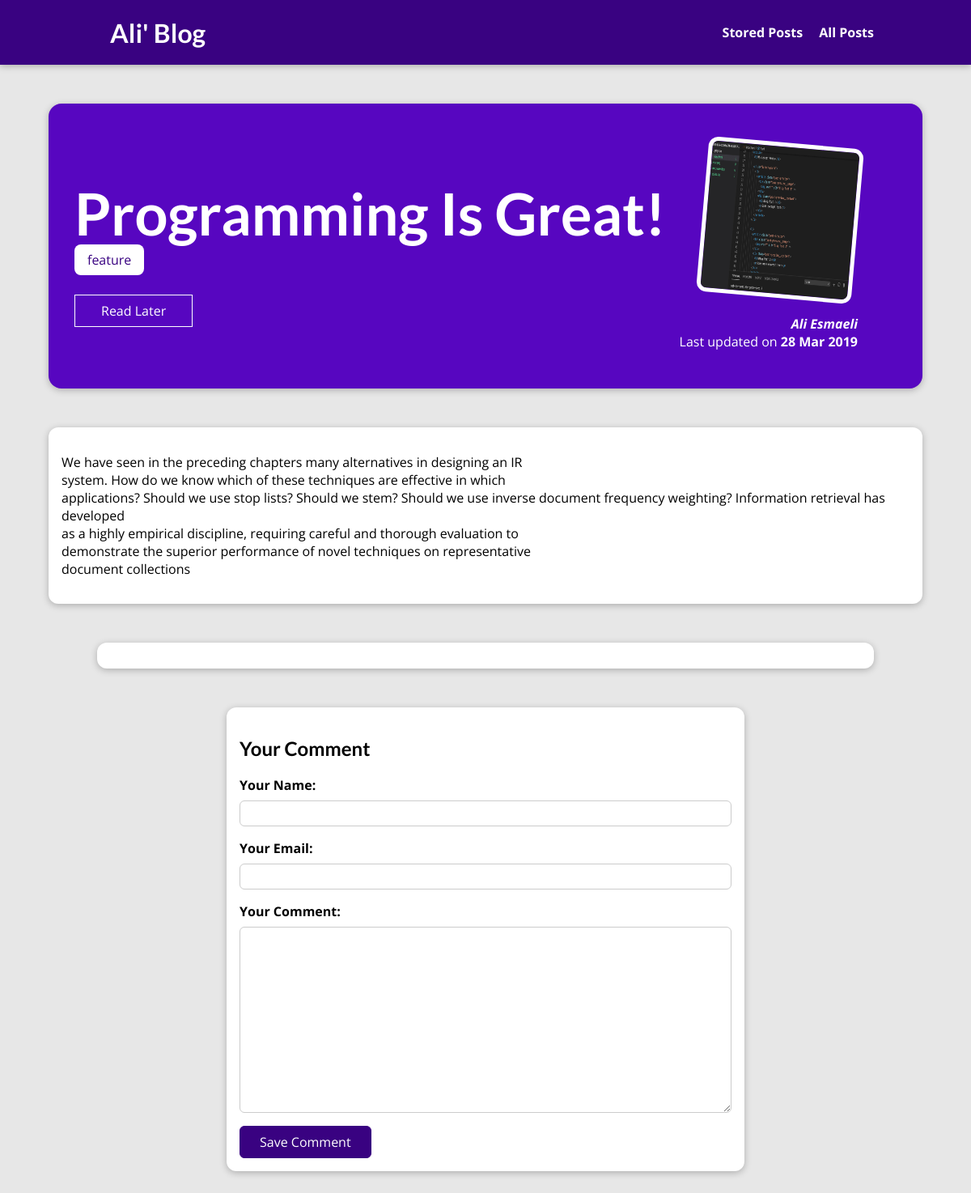
The page /posts/programming-is-great on the database its author committed.
### blog/models.py (models this page shows, shortened)
class Post(models.Model):
    title = models.CharField(max_length=100)
    slug = models.SlugField(unique=True,db_index=True)
    content = models.TextField(validators=[MinLengthValidator(10)])
    image = models.ImageField(upload_to="image", null=True)
    date = models.DateField()
    excerpt = models.CharField(max_length=200)
    author = models.ForeignKey(Author, on_delete=models.SET_NULL, null=True,related_name="posts")
    tag = models.ManyToManyField(Tag, related_name="posts")

class Tag(models.Model):
    caption = models.CharField(max_length=20)

class Author(models.Model):
    first_name = models.CharField(max_length=100)
    last_name = models.CharField(max_length=100)
    email = models.EmailField(max_length=254)
    def __str__(self):
        return f"{self.first_name}  {self.last_name}"

### blog/views.py (the view, shortened to what this page needs)
# urls.py: path("posts/<slug:slug>", views.PostDetail.as_view(), name="post-detail-page"),
class PostDetail(View):
    def is_saved_post(self,request,post_id):
        stored_post = request.session.get("stored_posts")
        if stored_post is not None :
            is_saved_post = post_id in stored_post
        else:
            is_saved_post = False
        return is_saved_post
    def get(self,request,slug):
        post = Post.objects.get(slug=slug)
        comment = post.comments.all().order_by("-id")
        context = {
            "post":post,
            "comments":comment,
            "post_tags" : post.tag.all(),
            "comment_form": FormsComment(),
            "saved_post": self.is_saved_post(request,post.id)
        }
        return render(request,"blog/post-detail.html", context)

### blog/forms.py
class FormsComment(forms.ModelForm):
    class Meta:
        model = Comment
        exclude = ["post" , "date"]
        labels = {
            "user_name" : "Your Name",
            "text" : "Your Comment",
            "email" : "Your Email"
        }

### blog/templates/blog/post-detail.html (shortened to what this page needs)
{% extends "base.html" %}
{% load static %}
{% block css_files %}
    <link rel="stylesheet" href="{% static "blog/post-detail.css" %}">
{% endblock %}
{% block content %}
    <section id="summary">
        <h2>{{ post.title }}</h2>
        <div>
            {% for tag in post_tags %}
                <span class="tag">{{ tag.caption }}</span>
            {% endfor %}
        </div>
        <div id="read-later">
            <form action="{% url "read_later"%}" method="post">
                <button >
                    {% if  saved_post %}
                        Remove from "Read Later" List
                    {% else %}
                        Read Later
                    {% endif %}
                </button>
            </form>
        </div>
        <article>
            <img src="{{ post.image.url }}" alt="{{ post.title }}">
            <address><a href="mailto:{{ post.author.email }}">{{ post.author }}</a></address>
            <div>
                Last updated on <time>{{ post.date | date:"d M Y" }}</time>
            </div>
        </article>
    </section>
    <main>{{ post.content | linebreaks }}</main>
    <section id="comments">
    </section>
    <section id="comment-form">
    <h2>Your Comment</h2>
        <form action="{% url "post-detail-page" post.slug %}" method="POST" >
            {% for form_file in comment_form %}
                <div class="form-control {% if form_file.errors %}invalid{% endif %}">
                    {{ form_file.label_tag }}
                    {{ form_file }}
                </div>
            {% endfor %}
        <button>Save Comment</button>
        </form>
    </section>
{% endblock %}

### static/app.css (style rules this page uses)
* { box-sizing: border-box; }
html { font-family: 'Open Sans', 'Lato', sans-serif; }
body { margin: 0; }
h1, h2, h3 { font-family: 'Lato', sans-serif; font-weight: bold; }

### blog/static/blog/post-detail.css (style rules this page uses)
body { background-color: #e7e7e7; }
#summary { margin: 8rem auto 3rem auto; padding: 2rem; width: 90%; max-width: 90rem; border-radius: 16px; background-color: #5706c0; position: relative; box-shadow: 0 2px 8px rgba(0, 0, 0, 0.25); height: 22rem; }
#summary h2 { color: white; font-size: 4.5rem; margin-bottom: 0.25rem; }
#summary article { position: absolute; top: 2rem; right: 3rem; padding: 1rem 2rem; border-radius: 12px; text-align: right; color: white; }
#summary article img { width: 12rem; height: 12rem; border-radius: 12px; transform: rotateZ(5deg); border: 5px solid white; margin-bottom: 1rem; }
#summary address { font-weight: bold; }
#summary a { color: white; text-decoration: none; }
#summary time { font-weight: bold; }
#read-later { margin: 2rem 0; }
#read-later button { background-color: transparent; border: 1px solid white; padding: 0.5rem 2rem; font: inherit; color: white; cursor: pointer; }
main { width: 90%; max-width: 90rem; margin: 3rem auto; background-color: white; padding: 1rem; border-radius: 12px; box-shadow: 0 2px 8px rgba(0, 0, 0, 0.25); }
.tag { background-color: white; color: #390281; padding: 0.5rem 1rem; border-radius: 8px; }
#comment-form { margin: 3rem auto; width: 90%; max-width: 40rem; border-radius: 12px; background-color: white; box-shadow: 0 2px 8px rgba(0, 0, 0, 0.25); padding: 1rem; }
#comment-form button { font: inherit; background-color: #390281; color: white; border: 1px solid #390281; padding: 0.5rem 1.5rem; border-radius: 6px; cursor: pointer; }
.form-control { margin-bottom: 1rem; }
.form-control label { font-weight: bold; margin-bottom: 0.5rem; display: block; }
.form-control input, .form-control textarea { display: block; width: 100%; font: inherit; padding: 0.25rem; border-radius: 6px; border: 1px solid #ccc; }
#comments { margin: 3rem auto; width: 90%; max-width: 60rem; border-radius: 12px; background-color: white; box-shadow: 0 2px 8px rgba(0, 0, 0, 0.25); padding: 1rem 2rem; }

### rows shown on the page
Post: title "Programming Is Great!", image (picture), author "Ali Esmaeli", date "28 Mar 2019", content "We have seen in the preceding chapters many alternatives in designing an IR system. How do we know which of these techniques are effective in which applications? Should we use stop lists? Should we stem? Should we use inverse document frequency weighting? Information retrieval has developed as a highly empirical discipline, requiring careful and thorough evaluation to demonstrate the superior performance of novel techniques on representative document collections"
Tag: caption "feature"
